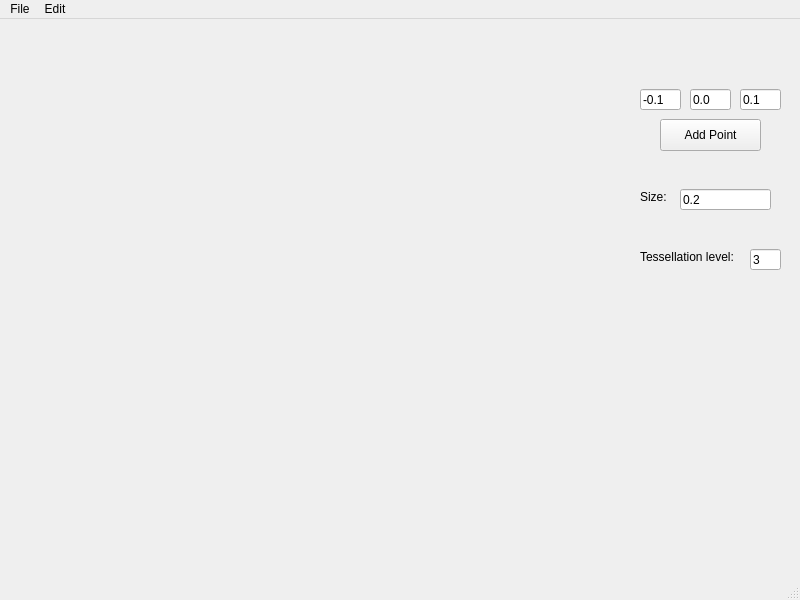
<?xml version="1.0" encoding="UTF-8"?>
<ui version="4.0">
 <class>MainWindow</class>
 <widget class="QMainWindow" name="MainWindow">
  <property name="geometry">
   <rect>
    <x>0</x>
    <y>0</y>
    <width>800</width>
    <height>600</height>
   </rect>
  </property>
  <property name="windowTitle">
   <string>MainWindow</string>
  </property>
  <widget class="QWidget" name="centralwidget">
   <widget class="Viewer3D" name="widget" native="true">
    <property name="geometry">
     <rect>
      <x>69</x>
      <y>69</y>
      <width>551</width>
      <height>441</height>
     </rect>
    </property>
   </widget>
   <widget class="QPushButton" name="btnAddPoint">
    <property name="geometry">
     <rect>
      <x>660</x>
      <y>100</y>
      <width>101</width>
      <height>32</height>
     </rect>
    </property>
    <property name="text">
     <string>Add Point</string>
    </property>
   </widget>
   <widget class="QLineEdit" name="leXCoord">
    <property name="geometry">
     <rect>
      <x>640</x>
      <y>70</y>
      <width>41</width>
      <height>21</height>
     </rect>
    </property>
    <property name="text">
     <string>-0.1</string>
    </property>
   </widget>
   <widget class="QLineEdit" name="leYCoord">
    <property name="geometry">
     <rect>
      <x>690</x>
      <y>70</y>
      <width>41</width>
      <height>21</height>
     </rect>
    </property>
    <property name="text">
     <string>0.0</string>
    </property>
   </widget>
   <widget class="QLineEdit" name="leZCoord">
    <property name="geometry">
     <rect>
      <x>740</x>
      <y>70</y>
      <width>41</width>
      <height>21</height>
     </rect>
    </property>
    <property name="text">
     <string>0.1</string>
    </property>
   </widget>
   <widget class="QLineEdit" name="leParam">
    <property name="geometry">
     <rect>
      <x>680</x>
      <y>170</y>
      <width>91</width>
      <height>21</height>
     </rect>
    </property>
    <property name="text">
     <string>0.2</string>
    </property>
   </widget>
   <widget class="QLabel" name="label">
    <property name="geometry">
     <rect>
      <x>640</x>
      <y>170</y>
      <width>60</width>
      <height>16</height>
     </rect>
    </property>
    <property name="text">
     <string>Size:</string>
    </property>
   </widget>
   <widget class="QLabel" name="label_2">
    <property name="geometry">
     <rect>
      <x>640</x>
      <y>230</y>
      <width>111</width>
      <height>16</height>
     </rect>
    </property>
    <property name="text">
     <string>Tessellation level:</string>
    </property>
   </widget>
   <widget class="QLineEdit" name="leTessLevel">
    <property name="geometry">
     <rect>
      <x>750</x>
      <y>230</y>
      <width>31</width>
      <height>21</height>
     </rect>
    </property>
    <property name="text">
     <string>3</string>
    </property>
   </widget>
  </widget>
  <widget class="QMenuBar" name="menubar">
   <property name="geometry">
    <rect>
     <x>0</x>
     <y>0</y>
     <width>800</width>
     <height>22</height>
    </rect>
   </property>
   <widget class="QMenu" name="menuFile">
    <property name="title">
     <string>File</string>
    </property>
    <addaction name="actionExit"/>
   </widget>
   <widget class="QMenu" name="menuEdit">
    <property name="title">
     <string>Edit</string>
    </property>
    <addaction name="actionGenerate_cube"/>
    <addaction name="actionGenerate_sphere"/>
    <addaction name="actionClear_all_points"/>
    <addaction name="separator"/>
    <addaction name="actionShow_convex_hull"/>
    <addaction name="separator"/>
    <addaction name="actionShow_3rd_degree_BSpline"/>
    <addaction name="actionShow_2nd_degree_BSpline"/>
    <addaction name="separator"/>
    <addaction name="actionShow_PNTriangle"/>
    <addaction name="actionShow_octahedron_sphere"/>
    <addaction name="separator"/>
   </widget>
   <addaction name="menuFile"/>
   <addaction name="menuEdit"/>
  </widget>
  <widget class="QStatusBar" name="statusbar"/>
  <action name="actionExit">
   <property name="text">
    <string>Exit</string>
   </property>
  </action>
  <action name="actionGenerate_cube">
   <property name="text">
    <string>Generate cube</string>
   </property>
  </action>
  <action name="actionGenerate_ball">
   <property name="text">
    <string>Generate ball</string>
   </property>
  </action>
  <action name="actionGenerate_sphere">
   <property name="text">
    <string>Generate sphere</string>
   </property>
  </action>
  <action name="actionClear_all_points">
   <property name="text">
    <string>Clear all points</string>
   </property>
  </action>
  <action name="actionShow_convex_hull">
   <property name="text">
    <string>Show convex hull</string>
   </property>
  </action>
  <action name="actionShow_3rd_degree_BSpline">
   <property name="text">
    <string>Show 3rd degree BSpline</string>
   </property>
  </action>
  <action name="actionShow_2nd_degree_BSpline">
   <property name="text">
    <string>Show 2nd degree BSpline</string>
   </property>
  </action>
  <action name="actionShow_PNTriangle">
   <property name="text">
    <string>Show PNTriangle</string>
   </property>
  </action>
  <action name="actionShow_octahedron_sphere">
   <property name="text">
    <string>Show octahedron sphere</string>
   </property>
  </action>
 </widget>
 <customwidgets>
  <customwidget>
   <class>Viewer3D</class>
   <extends>QWidget</extends>
   <header>Viewer3D.h</header>
   <container>1</container>
  </customwidget>
 </customwidgets>
 <resources/>
 <connections/>
</ui>
